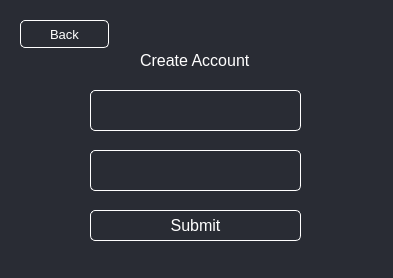
<?xml version="1.0" encoding="UTF-8"?>
<ui version="4.0">
 <class>Form</class>
 <widget class="QWidget" name="Form">
  <property name="geometry">
   <rect>
    <x>0</x>
    <y>0</y>
    <width>393</width>
    <height>278</height>
   </rect>
  </property>
  <property name="windowTitle">
   <string>Form</string>
  </property>
  <property name="styleSheet">
   <string notr="true">QWidget{
background-color:#292C34;
color:white;
}
</string>
  </property>
  <widget class="QLabel" name="label">
   <property name="geometry">
    <rect>
     <x>150</x>
     <y>60</y>
     <width>101</width>
     <height>16</height>
    </rect>
   </property>
   <property name="text">
    <string/>
   </property>
  </widget>
  <widget class="QLineEdit" name="username_input">
   <property name="geometry">
    <rect>
     <x>90</x>
     <y>90</y>
     <width>211</width>
     <height>41</height>
    </rect>
   </property>
   <property name="font">
    <font>
     <pointsize>15</pointsize>
    </font>
   </property>
   <property name="styleSheet">
    <string notr="true">QLineEdit{
background-color:#292C34;
color:white;
border: 1px solid white;
border-radius:5px;
}</string>
   </property>
   <property name="inputMask">
    <string/>
   </property>
   <property name="text">
    <string/>
   </property>
   <property name="alignment">
    <set>Qt::AlignCenter</set>
   </property>
  </widget>
  <widget class="QLineEdit" name="password_input">
   <property name="geometry">
    <rect>
     <x>90</x>
     <y>150</y>
     <width>211</width>
     <height>41</height>
    </rect>
   </property>
   <property name="font">
    <font>
     <pointsize>15</pointsize>
    </font>
   </property>
   <property name="styleSheet">
    <string notr="true">QLineEdit{
background-color:#292C34;
color:white;
border: 1px solid white;
border-radius:5px;
}</string>
   </property>
   <property name="text">
    <string/>
   </property>
   <property name="alignment">
    <set>Qt::AlignCenter</set>
   </property>
  </widget>
  <widget class="QPushButton" name="submit_button">
   <property name="geometry">
    <rect>
     <x>90</x>
     <y>210</y>
     <width>211</width>
     <height>31</height>
    </rect>
   </property>
   <property name="font">
    <font>
     <pointsize>12</pointsize>
    </font>
   </property>
   <property name="styleSheet">
    <string notr="true">QPushButton{
border: 1px solid white;
border-radius: 5px;
background-color:#292C34;
color: white;
}</string>
   </property>
   <property name="text">
    <string>Submit</string>
   </property>
  </widget>
  <widget class="QLabel" name="save_name_label">
   <property name="geometry">
    <rect>
     <x>140</x>
     <y>50</y>
     <width>111</width>
     <height>21</height>
    </rect>
   </property>
   <property name="font">
    <font>
     <pointsize>12</pointsize>
    </font>
   </property>
   <property name="text">
    <string>Create Account</string>
   </property>
  </widget>
  <widget class="QPushButton" name="back_button">
   <property name="geometry">
    <rect>
     <x>20</x>
     <y>20</y>
     <width>89</width>
     <height>28</height>
    </rect>
   </property>
   <property name="font">
    <font>
     <pointsize>10</pointsize>
    </font>
   </property>
   <property name="styleSheet">
    <string notr="true">QPushButton{
border: 1px solid white;
border-radius: 5px;
background-color: #292C34;
color: white;
}</string>
   </property>
   <property name="text">
    <string>Back</string>
   </property>
  </widget>
 </widget>
 <resources/>
 <connections/>
</ui>
